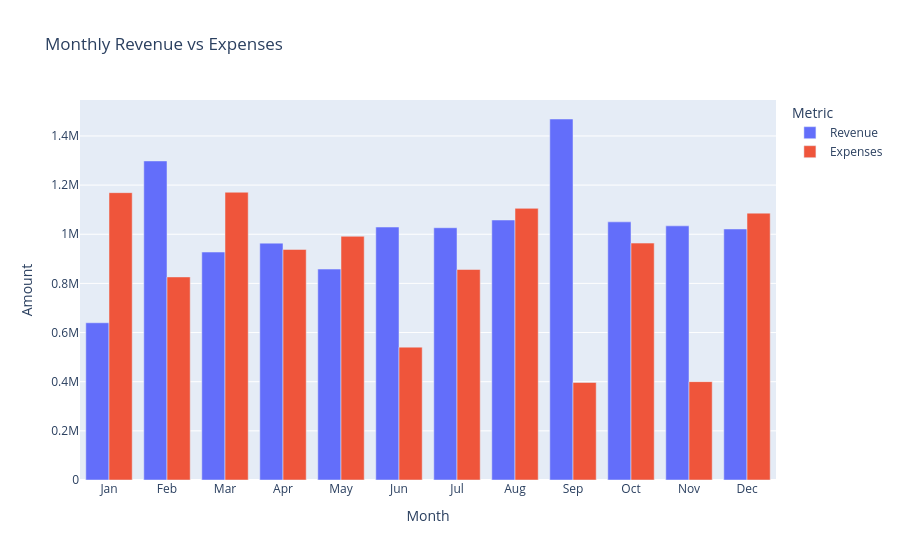

Notebook code cell kept with this figure:
### Code cell
import plotly.express as px

fig = px.bar(
    revenue_df,
    x="Month",
    y=["Revenue", "Expenses"],
    barmode="group",
    title="Monthly Revenue vs Expenses",
    labels={
        "value": "Amount",
        "variable": "Metric"
    }
)

fig.show()

### Figure 1 — Plotly figure (JSON) as saved in the notebook; plotly's stock layout.template omitted (floating-point values rounded to 4 significant figures)
{"data": [{"alignmentgroup": "True", "hovertemplate": "Metric=Revenue<br>Month=%{x}<br>Amount=%{y}<extra></extra>", "legendgroup": "Revenue", "marker": {"color": "#636efa", "pattern": {"shape": ""}}, "name": "Revenue", "offsetgroup": "Revenue", "orientation": "v", "showlegend": true, "textposition": "auto", "type": "bar", "x": ["Jan", "Feb", "Mar", "Apr", "May", "Jun", "Jul", "Aug", "Sep", "Oct", "Nov", "Dec"], "xaxis": "x", "y": [639793, 1298308, 927544, 963839, 858261, 1029262, 1026475, 1057972, 1468960, 1050352, 1034143, 1021397], "yaxis": "y"}, {"alignmentgroup": "True", "hovertemplate": "Metric=Expenses<br>Month=%{x}<br>Amount=%{y}<extra></extra>", "legendgroup": "Expenses", "marker": {"color": "#EF553B", "pattern": {"shape": ""}}, "name": "Expenses", "offsetgroup": "Expenses", "orientation": "v", "showlegend": true, "textposition": "auto", "type": "bar", "x": ["Jan", "Feb", "Mar", "Apr", "May", "Jun", "Jul", "Aug", "Sep", "Oct", "Nov", "Dec"], "xaxis": "x", "y": [1169206, 826338, 1170926, 938182, 991574, 540642, 856512, 1105297, 396917, 963985, 400271, 1085873], "yaxis": "y"}], "layout": {"barmode": "group", "legend": {"title": {"text": "Metric"}, "tracegroupgap": 0}, "title": {"text": "Monthly Revenue vs Expenses"}, "xaxis": {"anchor": "y", "domain": [0, 1], "title": {"text": "Month"}}, "yaxis": {"anchor": "x", "domain": [0, 1], "title": {"text": "Amount"}}}}
